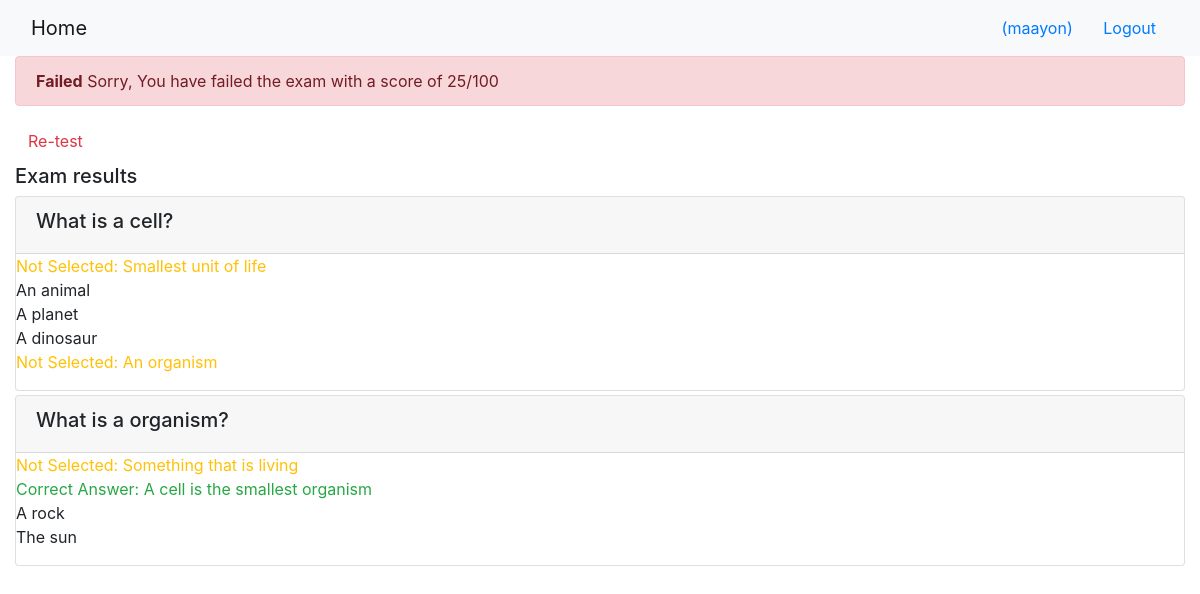
The page /onlinecourse/course/1/submission/1/result/ (signed in) on the database its author committed.
### onlinecourse/models.py (models this page shows, shortened)
class Question(models.Model):
    course_id = models.ForeignKey(Course, on_delete=models.CASCADE)
    question_text = models.CharField(null=False, max_length=200, default="Type the question here.")
    grade = models.IntegerField(default=1)

class Choice(models.Model):
    question_id = models.ForeignKey(Question, on_delete=models.CASCADE)
    choice_text = models.CharField(null=False, max_length=200, default="Type the possible answer here.")
    is_correct = models.BooleanField(default=True)

### onlinecourse/views.py (the view)
# urls.py: path('course/<int:course_id>/submission/<int:submission_id>/result/', views.show_exam_result, name='show_exam_result'),
def show_exam_result(request, course_id, submission_id):
    context = {}
    course = get_object_or_404(Course, pk=course_id)
    submission = Submission.objects.get(id=submission_id)
    choices = submission.choices.all()
    total_score = 0
    possible_points = 0
    for questions in Question.objects.all():
        possible_points += questions.grade
    for choice in choices:
        if choice.is_correct:
            total_score += choice.question_id.grade
    total_score = int((total_score / possible_points) * 100)
    context['course'] = course
    context['grade'] = total_score
    context['choices'] = choices
    return render(request, 'onlinecourse/exam_result_bootstrap.html', context)

### onlinecourse/templates/onlinecourse/exam_result_bootstrap.html (shortened to what this page needs)
<!DOCTYPE html>
<html lang="en">
<head>
    {% load static %}
    <link rel="stylesheet" href="https://maxcdn.bootstrapcdn.com/bootstrap/4.5.2/css/bootstrap.min.css">
</head>
<body>
 <nav class="navbar navbar-light bg-light">
    <div class="container-fluid">
        <div class="navbar-header">
              <a class="navbar-brand" href="{% url 'onlinecourse:index' %}">Home</a>
        </div>
        <ul class="nav navbar-nav navbar-right">
            {% if user.is_authenticated %}
            <li>
                <a class="btn btn-link" href="#">{{ user.first_name }}({{ user.username }})</a>
                <a class="btn btn-link" href="{% url 'onlinecourse:logout' %}">Logout</a>
            </li>
            {% endif %}
        </ul>
    </div>
</nav>
<div class="container-fluid">
    {% if grade > 80 %}
    <div class="alert alert-success">
       <b>Congratulations</b>, {{ user.first_name }} You have passed the exam and completed the course with a score of {{grade}}/100
    </div>
        {% else %}
        <div class="alert alert-danger">
            <b>Failed</b> Sorry, {{ user.first_name }} You have failed the exam with a score of {{grade}}/100
        </div>
        <a class="btn btn-link text-danger" href="{% url 'onlinecourse:course_details' course.id %}">Re-test</a>
        {% endif %}
        <div class="card-columns-vertical mt-1">
        <h5 class="">Exam results</h5>
            {% for question in course.question_set.all %}
                <div class="card mt-1">
                    <div class="card-header"><h5>{{ question.question_text }}</h5></div>
                    <div class="form-group">
                        {% for option in question.choice_set.all %}
                            <div>
                                {% if option.is_correct == True%}
                                    {% if option in choices %}
                                        <div class=text-success>
                                            Correct Answer: {{ option.choice_text }}
                                        </div>
                                    {% elif option.is_correct == True %}
                                    <div class=text-warning>
                                        Not Selected: {{ option.choice_text }}
                                    </div>
                                    {% endif %}
                                {% else %}
                                    {{ option.choice_text }}
                                {% endif %}
                            </div>
                        {% endfor %}
                    </div>
                </div>
            {% endfor %}
        </div>
    </div>
</body>
</html>

### rows shown on the page
Question: question_text "What is a cell?"
Choice: choice_text "Smallest unit of life"
Choice: choice_text "An animal"
Choice: choice_text "A planet"
Choice: choice_text "A dinosaur"
Choice: choice_text "An organism"
Question: question_text "What is a organism?"
Choice: choice_text "Something that is living"
Choice: choice_text "A cell is the smallest organism"
Choice: choice_text "A rock"
Choice: choice_text "The sun"

### other values the page prints
{{ user.username }} "maayon"
{{ grade }} "25"
